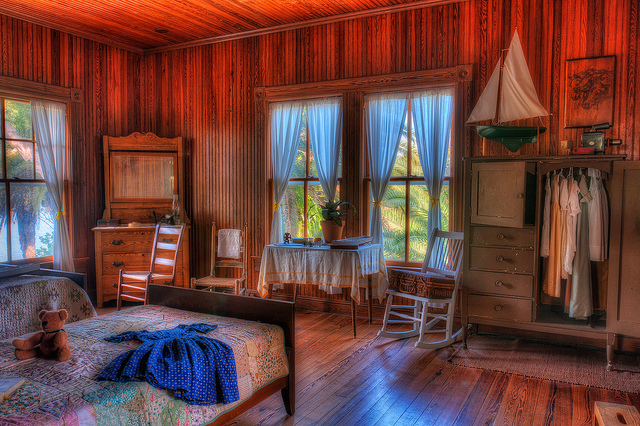
#> input picture synthetic/train2014/000000000275.jpg, 640 x 426 px
$ python -i perturbate_dof.py   (imports and definitions only)
#> lines starting #> are read from the running program, lines starting #| are printed output that depends on the picture
#> further down, picture is the input picture: shape (426, 640, 3); mean B, G, R 61.1, 66.3, 108.6
import cv2
import numpy as np
import random
from synthetic.image_utils import *

def homography(img, width=320, height=240, patch_size=128, training=True,
               rho_1=32, rho_2=16, synthesize_tracking=False, crop_method='min_max'):
    # Synthesize the tracking scenario when 1st corner is also possibly warped
#> called with width = 320, height = 240, patch_size = 128, training = True, rho_1 = 32, rho_2 = 16, synthesize_tracking = False, crop_method = 'min_max'
    if synthesize_tracking:
        y, x = np.random.randint(rho_1+rho_2, height - rho_1 - rho_2 - patch_size), np.random.randint(rho_1+rho_2, width - rho_1 - rho_2 - patch_size)
        #x, y = (random.randint(24 + rho_1 + rho_2, patch_size + rho_1 + rho_2), 24 + rho_1 + rho_2)
        delta_p_init = np.float32([[np.random.randint(-rho_2, rho_2), np.random.randint(-rho_2, rho_2)],
                                  [np.random.randint(-rho_2, rho_2), np.random.randint(-rho_2, rho_2)],
                                  [np.random.randint(-rho_2, rho_2), np.random.randint(-rho_2, rho_2)],
                                  [np.random.randint(-rho_2, rho_2), np.random.randint(-rho_2, rho_2)]])
        corners += delta_p_init
        if crop_method == 'avg':
            x_min, x_max, y_min, y_max = avg_corner(corners)
        elif crop_method == 'min_max':
            x_min, x_max, y_min, y_max = minmax_corner(corners)
        else:
            raise Exception('unsupported cropping method')
    else:
        y, x = np.random.randint(rho_1, height - rho_1 - patch_size), np.random.randint(rho_1, width - rho_1 - patch_size)
        #x, y = (random.randint(24 + rho_1, patch_size + rho_1), 24 + rho_1)
        x_min, x_max, y_min, y_max = x, x + patch_size, y, y + patch_size

    # Choose top-left corner of patch (assume 0,0 is top-left of image)
    # Restrict points to within 24-px from the border
    corners = np.array([[x,y],
                       [x + patch_size, y],
                       [patch_size + x, patch_size + y],
                       [x, y + patch_size]], dtype=np.float32)

    # Random perturb corner
    delta_p = np.float32([[np.random.randint(-rho_1, rho_1), np.random.randint(-rho_1, rho_1)],
                         [np.random.randint(-rho_1, rho_1), np.random.randint(-rho_1, rho_1)],
                         [np.random.randint(-rho_1, rho_1), np.random.randint(-rho_1, rho_1)],
                         [np.random.randint(-rho_1, rho_1), np.random.randint(-rho_1, rho_1)]])
    perturbed_corners = delta_p + corners

    # Get homography
    H = cv2.getPerspectiveTransform(np.float32(perturbed_corners), np.float32(corners))
    # Perturbe img
    perturbed_img = cv2.warpPerspective(img, H, (width, height), flags=cv2.INTER_CUBIC)
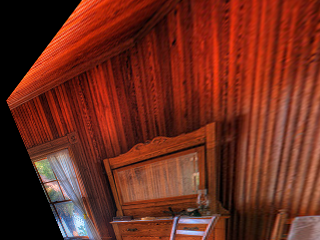
#> perturbed_img: shape (240, 320, 3); mean B, G, R 29.2, 43.7, 110.2

    # Crop patch here
    patch_1 = img[y_min:y_max, x_min:x_max]
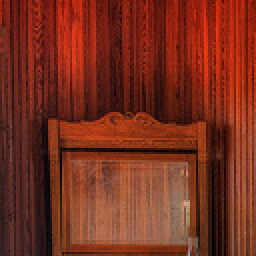
#> patch_1: shape (128, 128, 3) (shown 2 times larger); mean B, G, R 29.5, 47, 120.3
    patch_2 = perturbed_img[y_min:y_max, x_min:x_max]
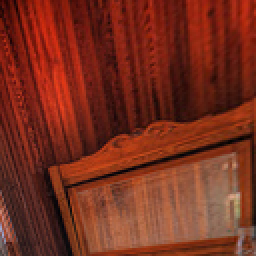
#> patch_2: shape (128, 128, 3) (shown 2 times larger); mean B, G, R 29.4, 46.3, 119.6

    if synthesize_tracking:
        patch_1 = cv2.resize(patch_1, (patch_size, patch_size), interpolation=cv2.INTER_AREA)
        patch_2 = cv2.resize(patch_2, (patch_size, patch_size), interpolation=cv2.INTER_AREA)

    if not training:
        patch_1 = cv2.resize(patch_1, (128, 128), interpolation=cv2.INTER_AREA)
        patch_2 = cv2.resize(patch_2, (128, 128), interpolation=cv2.INTER_AREA)

    return patch_1, patch_2, delta_p.reshape(-1), corners

# Translation (2 dof)
def translation(img, width=320, height=240, patch_size=128, training=True, rho=32):
    # Get corners
    #x, y = (random.randint(24 + rho_1, patch_size + rho_1), 24 + rho_1)
    y, x = np.random.randint(rho, height - rho - patch_size), np.random.randint(rho, width - rho - patch_size)
    corners = np.array([[x,y],
                    [x + patch_size, y],
                    [patch_size + x, patch_size + y],
                    [x, y + patch_size]], dtype=np.float32)
    delta_p = np.float32(np.array([np.random.randint(-rho, rho), np.random.randint(-rho, rho)]))
    perturbed_corners = delta_p + corners
    # Apply inverse M on image
    M = np.float32([[1, 0, -delta_p[0]],[0, 1, -delta_p[1]]])
    perturbed_img = cv2.warpAffine(img.copy(), M, (width, height), flags=cv2.INTER_CUBIC)

    # Crop patch here
    patch_1 = img[y:y + patch_size, x:x + patch_size]
    patch_2 = perturbed_img[y:y + patch_size, x:x + patch_size]

    if not training:
        patch_1 = cv2.resize(patch_1, (128, 128), interpolation=cv2.INTER_AREA)
        patch_2 = cv2.resize(patch_2, (128, 128), interpolation=cv2.INTER_AREA)

    return patch_1, patch_2, delta_p, corners

>>> import cv2
>>> picture = cv2.imread('train2014/000000000275.jpg')
>>> result = homography(picture)
